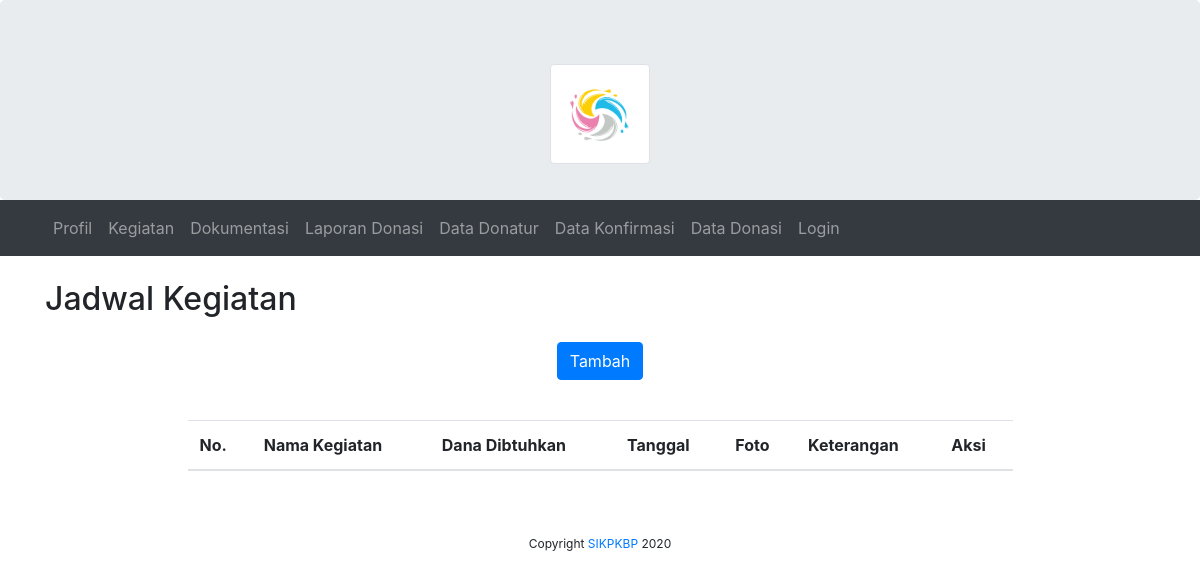
Before: /index.php/admin/kegiatan with the older database file.
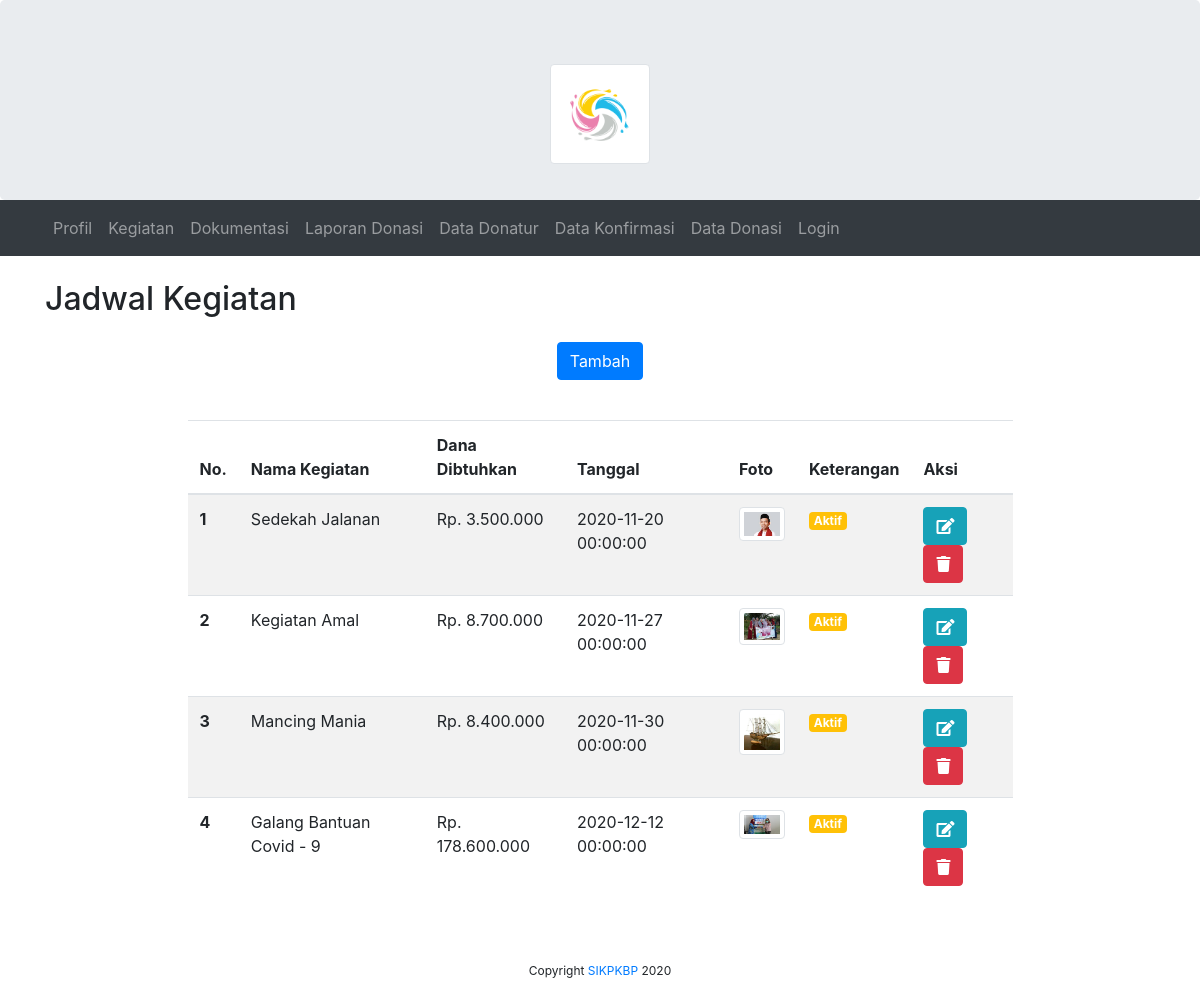
After: the same page with the newer database file.
### tables this page shows
CREATE TABLE `tbl_kegiatan` (
  `id_kegiatan` int(11) NOT NULL,
  `nama_kegiatan` varchar(255) DEFAULT NULL,
  `time_pelakasanaan_kegiatan` datetime DEFAULT NULL,
  `gambar_kegiatan` varchar(255) DEFAULT NULL,
  `deskripsi_kegitan` varchar(255) DEFAULT NULL,
  `nominal_dana_kegiatan` varchar(255) DEFAULT NULL,
  `time_create_kegiatan` datetime DEFAULT NULL,
  `time_update_kegiatan` datetime DEFAULT NULL,
  `id_users` int(11) DEFAULT NULL,
  `status_kegiatan` enum('aktif','belum_aktif') DEFAULT NULL
);

### application/controllers/admin/Kegiatan.php (called while the page is built, shortened)
<?php
class Kegiatan extends CI_Controller
{
    public function index()
    {
        $data = [
            'title' => 'SISTEM INFORMASI KEGIATAN DAN PENGELOLAAN KOMUNITAS BENANG PUTIH',
            'users' => $this->db->get_where('tbl_users', ['email' => $this->session->userdata('email')])->row_array(),
            'kegiatan' => $this->db->get('tbl_kegiatan')->result_array(),
        ];
        $this->load->view('templates/header', $data);
        $this->load->view('templates/navbar_admin');
        $this->load->view('admin/kegiatan/index');
        $this->load->view('templates/footer');
    }
}

### index.php (called while the page is built, shortened)
<?php
require_once BASEPATH.'core/CodeIgniter.php';

### application/views/admin/kegiatan/index.php (the view, shortened to what this page needs)
<div class="container mt-4">
    <div class="row">
        <div class="col-sm-5">
            <h2>Jadwal Kegiatan</h2>
        </div>
    </div>
    <div class="text-center">
        <a href="<?= base_url('admin/kegiatan/create'); ?>" class="btn btn-primary mt-3 mb-3">Tambah</a>
    </div>
    <div class="row mt-4 mb-5 justify-content-center">
        <div class="col-sm-9">
            <table class="table table-striped" id="datatable">
                <thead>
                    <tr>
                        <th scope="col">No.</th>
                        <th scope="col">Nama Kegiatan</th>
                        <th scope="col">Dana Dibtuhkan</th>
                        <th scope="col">Tanggal</th>
                        <th scope="col">Foto</th>
                        <th scope="col">Keterangan</th>
                        <th scope="col">Aksi</th>
                    </tr>
                </thead>
                <tbody>
                    <?php $no = 1; ?>
                    <?php foreach ($kegiatan as $keg) : ?>
                        <tr>
                            <th scope="row"><?= $no++; ?></th>
                            <td><?= $keg['nama_kegiatan']; ?></td>
                            <td>Rp. <?= number_format($keg['nominal_dana_kegiatan'], 0, ',', '.'); ?></td>
                            <td><?= $keg['time_pelakasanaan_kegiatan']; ?></td>
                            <td>
                                <img class="img-thumbnail" width="50" src="<?= base_url('assets/img/kegiatan/' . $keg['gambar_kegiatan']); ?>" alt="">
                            </td>
                            <td>
                                <div class="btn-group" role="group">
                                    <?php if ($keg['status_kegiatan'] == "belum_aktif") { ?>
                                        <a style="color: white;" class="badge badge-danger " href="<?php echo site_url('admin/kegiatan/updateStatusW/' . $keg['id_kegiatan']) ?>">
                                            Aktifkan
                                        </a>
                                    <?php } elseif ($keg['status_kegiatan'] == "aktif") { ?>
                                        <a style="color: white;" class="badge badge-warning">
                                            Aktif
                                        </a>
                                    <?php } ?>
                                </div>
                            </td>
                            <td>
                                <a href="<?= base_url('admin/kegiatan/edit/' . $keg['id_kegiatan']); ?>" class="btn btn-info"><i class="fas fa-edit"></i></a>
                                <a onclick="return confirm('Data kegiatan akan terhapus');" href="<?= base_url('admin/kegiatan/destroy/' . $keg['id_kegiatan']); ?>" class="btn btn-danger"><i class="fas fa-trash"></i></a>
                            </td>
                        </tr>
                    <?php endforeach; ?>
                </tbody>
            </table>
        </div>
    </div>
</div>

Changed rows visible on the page:
added tbl_kegiatan: nama_kegiatan "Sedekah Jalanan", nominal_dana_kegiatan "3.500.000", time_pelakasanaan_kegiatan "2020-11-20 00:00:00", gambar_kegiatan (picture), status_kegiatan "Aktif"
added tbl_kegiatan: nama_kegiatan "Kegiatan Amal", nominal_dana_kegiatan "8.700.000", time_pelakasanaan_kegiatan "2020-11-27 00:00:00", gambar_kegiatan (picture), status_kegiatan "Aktif"
added tbl_kegiatan: nama_kegiatan "Mancing Mania", nominal_dana_kegiatan "8.400.000", time_pelakasanaan_kegiatan "2020-11-30 00:00:00", gambar_kegiatan (picture), status_kegiatan "Aktif"
added tbl_kegiatan: nama_kegiatan "Galang Bantuan Covid - 9", nominal_dana_kegiatan "178.600.000", time_pelakasanaan_kegiatan "2020-12-12 00:00:00", gambar_kegiatan (picture), status_kegiatan "Aktif"
